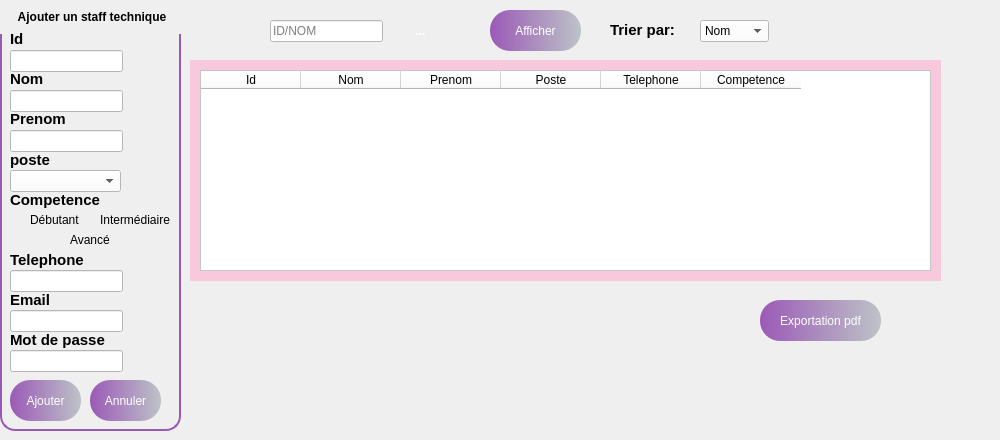
      <widget class="QWidget" name="tab">
       <attribute name="title">
        <string>Acceuil</string>
       </attribute>
       <widget class="QGroupBox" name="groupBox">
        <property name="geometry">
         <rect>
          <x>0</x>
          <y>0</y>
          <width>181</width>
          <height>431</height>
         </rect>
        </property>
        <property name="styleSheet">
         <string notr="true">QGroupBox {
    border: 2px solid #9B59B6;
    border-radius: 15px;
    margin-top: 20px;
    background: qlineargradient(spread:pad,
                                x1:0, y1:0,
                                x2:1, y2:0,
                                stop:0 #9B59B6,
                                stop:1 #BDC3C7);
    color: white;
    font-weight: bold;
    padding: 15px;
}

QGroupBox::title {
    subcontrol-origin: margin;
    subcontrol-position: top centre; 
    padding: 10px 20px; 
    border-radius: 15px; 
    background: qlineargradient(spread:pad,
                                x1:0, y1:0,
                                x2:1, y2:0,
                                stop:0 #9B59B6,
                                stop:1 #BDC3C7);
    color: black; 
    font-size: 20px; 
    font-weight: bold;

}
</string>
        </property>
        <property name="title">
         <string>Ajouter un staff technique</string>
        </property>
        <widget class="QLabel" name="label_6">
         <property name="geometry">
          <rect>
           <x>10</x>
           <y>70</y>
           <width>49</width>
           <height>16</height>
          </rect>
         </property>
         <property name="styleSheet">
          <string notr="true"> background: transparent;</string>
         </property>
         <property name="text">
          <string>&lt;html&gt;&lt;head/&gt;&lt;body&gt;&lt;p&gt;&lt;span style=&quot; font-size:11pt; font-weight:700; color:#000000;&quot;&gt;Nom&lt;/span&gt;&lt;/p&gt;&lt;/body&gt;&lt;/html&gt;</string>
         </property>
        </widget>
        <widget class="QLabel" name="label_8">
         <property name="geometry">
          <rect>
           <x>10</x>
           <y>110</y>
           <width>71</width>
           <height>16</height>
          </rect>
         </property>
         <property name="styleSheet">
          <string notr="true"> background: transparent;</string>
         </property>
         <property name="text">
          <string>&lt;html&gt;&lt;head/&gt;&lt;body&gt;&lt;p&gt;&lt;span style=&quot; font-size:11pt; font-weight:700; color:#000000;&quot;&gt;Prenom&lt;/span&gt;&lt;/p&gt;&lt;/body&gt;&lt;/html&gt;</string>
         </property>
        </widget>
        <widget class="QLabel" name="label_24">
         <property name="geometry">
          <rect>
           <x>10</x>
           <y>150</y>
           <width>49</width>
           <height>21</height>
          </rect>
         </property>
         <property name="styleSheet">
          <string notr="true"> background: transparent;</string>
         </property>
         <property name="text">
          <string>&lt;html&gt;&lt;head/&gt;&lt;body&gt;&lt;p&gt;&lt;span style=&quot; font-size:11pt; font-weight:700; color:#000000;&quot;&gt;poste&lt;/span&gt;&lt;/p&gt;&lt;/body&gt;&lt;/html&gt;</string>
         </property>
        </widget>
        <widget class="QLabel" name="label_25">
         <property name="geometry">
          <rect>
           <x>10</x>
           <y>250</y>
           <width>81</width>
           <height>21</height>
          </rect>
         </property>
         <property name="styleSheet">
          <string notr="true"> background: transparent;</string>
         </property>
         <property name="text">
          <string>&lt;html&gt;&lt;head/&gt;&lt;body&gt;&lt;p&gt;&lt;span style=&quot; font-size:11pt; font-weight:700; color:#000000;&quot;&gt;Telephone&lt;/span&gt;&lt;/p&gt;&lt;/body&gt;&lt;/html&gt;</string>
         </property>
        </widget>
        <widget class="QLabel" name="label_26">
         <property name="geometry">
          <rect>
           <x>10</x>
           <y>190</y>
           <width>91</width>
           <height>21</height>
          </rect>
         </property>
         <property name="styleSheet">
          <string notr="true"> background: transparent;</string>
         </property>
         <property name="text">
          <string>&lt;html&gt;&lt;head/&gt;&lt;body&gt;&lt;p&gt;&lt;span style=&quot; font-size:11pt; font-weight:700; color:#000000;&quot;&gt;Competence&lt;/span&gt;&lt;/p&gt;&lt;/body&gt;&lt;/html&gt;</string>
         </property>
        </widget>
        <widget class="QLineEdit" name="lineEdit_13">
         <property name="geometry">
          <rect>
           <x>10</x>
           <y>50</y>
           <width>113</width>
           <height>22</height>
          </rect>
         </property>
         <property name="styleSheet">
          <string notr="true">background-color: rgb(255, 255, 255);</string>
         </property>
        </widget>
        <widget class="QLineEdit" name="lineEdit_14">
         <property name="geometry">
          <rect>
           <x>10</x>
           <y>90</y>
           <width>113</width>
           <height>22</height>
          </rect>
         </property>
         <property name="styleSheet">
          <string notr="true">background-color: rgb(255, 255, 255);</string>
         </property>
        </widget>
        <widget class="QLineEdit" name="lineEdit_19">
         <property name="geometry">
          <rect>
           <x>10</x>
           <y>270</y>
           <width>113</width>
           <height>22</height>
          </rect>
         </property>
         <property name="styleSheet">
          <string notr="true">background-color: rgb(255, 255, 255);</string>
         </property>
        </widget>
        <widget class="QLineEdit" name="lineEdit_20">
         <property name="geometry">
          <rect>
           <x>10</x>
           <y>130</y>
           <width>113</width>
           <height>22</height>
          </rect>
         </property>
         <property name="styleSheet">
          <string notr="true">background-color: rgb(255, 255, 255);</string>
         </property>
        </widget>
        <widget class="QLabel" name="label_27">
         <property name="geometry">
          <rect>
           <x>10</x>
           <y>30</y>
           <width>49</width>
           <height>16</height>
          </rect>
         </property>
         <property name="styleSheet">
          <string notr="true"> background: transparent;</string>
         </property>
         <property name="text">
          <string>&lt;html&gt;&lt;head/&gt;&lt;body&gt;&lt;p&gt;&lt;span style=&quot; font-size:11pt; font-weight:700; color:#000000;&quot;&gt;Id&lt;/span&gt;&lt;/p&gt;&lt;/body&gt;&lt;/html&gt;</string>
         </property>
        </widget>
        <widget class="QComboBox" name="comboBox_6">
         <property name="geometry">
          <rect>
           <x>10</x>
           <y>170</y>
           <width>111</width>
           <height>22</height>
          </rect>
         </property>
         <property name="styleSheet">
          <string notr="true">background-color: rgb(255, 255, 255);</string>
         </property>
         <item>
          <property name="text">
           <string/>
          </property>
         </item>
         <item>
          <property name="text">
           <string>Responsable de Staff technique</string>
          </property>
         </item>
         <item>
          <property name="text">
           <string>Responsable de Client</string>
          </property>
         </item>
         <item>
          <property name="text">
           <string>Responsable de Materiel</string>
          </property>
         </item>
         <item>
          <property name="text">
           <string>Responsable de Projet</string>
          </property>
         </item>
         <item>
          <property name="text">
           <string>Responsable de Sponsor</string>
          </property>
         </item>
         <item>
          <property name="text">
           <string>Responsable de Createur</string>
          </property>
         </item>
        </widget>
        <widget class="QRadioButton" name="radioButton">
         <property name="geometry">
          <rect>
           <x>10</x>
           <y>210</y>
           <width>89</width>
           <height>20</height>
          </rect>
         </property>
         <property name="styleSheet">
          <string notr="true"> background: transparent;
</string>
         </property>
         <property name="text">
          <string>Débutant</string>
         </property>
        </widget>
        <widget class="QRadioButton" name="radioButton_2">
         <property name="geometry">
          <rect>
           <x>80</x>
           <y>210</y>
           <width>91</width>
           <height>20</height>
          </rect>
         </property>
         <property name="styleSheet">
          <string notr="true"> background: transparent;</string>
         </property>
         <property name="text">
          <string>Intermédiaire</string>
         </property>
        </widget>
        <widget class="QRadioButton" name="radioButton_3">
         <property name="geometry">
          <rect>
           <x>50</x>
           <y>230</y>
           <width>89</width>
           <height>20</height>
          </rect>
         </property>
         <property name="styleSheet">
          <string notr="true"> background: transparent;</string>
         </property>
         <property name="text">
          <string>Avancé</string>
         </property>
        </widget>
        <widget class="QToolButton" name="toolButton_15">
         <property name="geometry">
          <rect>
           <x>10</x>
           <y>380</y>
           <width>71</width>
           <height>41</height>
          </rect>
         </property>
         <property name="styleSheet">
          <string notr="true">QToolButton { border: none; border-radius: 20px; color: white; padding: 1px; background: qlineargradient(spread:pad, x1:0, y1:0, x2:1, y2:0, stop:0 #9B59B6, stop:1 #BDC3C7); } QToolButton:hover { background: qlineargradient(spread:pad, x1:0, y1:0, x2:1, y2:0, stop:0 #BDC3C7, stop:1 #F8C8DC);}</string>
         </property>
         <property name="text">
          <string>Ajouter</string>
         </property>
        </widget>
        <widget class="QLabel" name="label_40">
         <property name="geometry">
          <rect>
           <x>10</x>
           <y>290</y>
           <width>81</width>
           <height>21</height>
          </rect>
         </property>
         <property name="styleSheet">
          <string notr="true"> background: transparent;</string>
         </property>
         <property name="text">
          <string>&lt;html&gt;&lt;head/&gt;&lt;body&gt;&lt;p&gt;&lt;span style=&quot; font-size:11pt; font-weight:700; color:#000000;&quot;&gt;Email&lt;/span&gt;&lt;/p&gt;&lt;/body&gt;&lt;/html&gt;</string>
         </property>
        </widget>
        <widget class="QLineEdit" name="staffEmailLineEdit">
         <property name="geometry">
          <rect>
           <x>10</x>
           <y>310</y>
           <width>113</width>
           <height>22</height>
          </rect>
         </property>
         <property name="styleSheet">
          <string notr="true">background-color: rgb(255, 255, 255);</string>
         </property>
        </widget>
        <widget class="QLabel" name="label_41">
         <property name="geometry">
          <rect>
           <x>10</x>
           <y>330</y>
           <width>111</width>
           <height>21</height>
          </rect>
         </property>
         <property name="styleSheet">
          <string notr="true"> background: transparent;</string>
         </property>
         <property name="text">
          <string>&lt;html&gt;&lt;head/&gt;&lt;body&gt;&lt;p&gt;&lt;span style=&quot; font-size:11pt; font-weight:700; color:#000000;&quot;&gt;Mot de passe&lt;/span&gt;&lt;/p&gt;&lt;/body&gt;&lt;/html&gt;</string>
         </property>
        </widget>
        <widget class="QLineEdit" name="staffMotDePasseLineEdit">
         <property name="geometry">
          <rect>
           <x>10</x>
           <y>350</y>
           <width>113</width>
           <height>22</height>
          </rect>
         </property>
         <property name="styleSheet">
          <string notr="true">background-color: rgb(255, 255, 255);</string>
         </property>
        </widget>
        <widget class="QToolButton" name="staffCancelForm">
         <property name="geometry">
          <rect>
           <x>90</x>
           <y>380</y>
           <width>71</width>
           <height>41</height>
          </rect>
         </property>
         <property name="styleSheet">
          <string notr="true">QToolButton { border: none; border-radius: 20px; color: white; padding: 1px; background: qlineargradient(spread:pad, x1:0, y1:0, x2:1, y2:0, stop:0 #9B59B6, stop:1 #BDC3C7); } QToolButton:hover { background: qlineargradient(spread:pad, x1:0, y1:0, x2:1, y2:0, stop:0 #BDC3C7, stop:1 #F8C8DC);}</string>
         </property>
         <property name="text">
          <string>Annuler</string>
         </property>
        </widget>
       </widget>
       <widget class="QLineEdit" name="lineEdit_21">
        <property name="geometry">
         <rect>
          <x>270</x>
          <y>20</y>
          <width>113</width>
          <height>22</height>
         </rect>
        </property>
        <property name="styleSheet">
         <string notr="true">background-color: rgb(255, 255, 255);</string>
        </property>
        <property name="text">
         <string/>
        </property>
        <property name="placeholderText">
         <string>ID/NOM</string>
        </property>
       </widget>
       <widget class="QLabel" name="label_28">
        <property name="geometry">
         <rect>
          <x>610</x>
          <y>20</y>
          <width>71</width>
          <height>21</height>
         </rect>
        </property>
        <property name="text">
         <string>&lt;html&gt;&lt;head/&gt;&lt;body&gt;&lt;p&gt;&lt;span style=&quot; font-size:11pt; font-weight:700; color:#000000;&quot;&gt;Trier par:&lt;/span&gt;&lt;/p&gt;&lt;/body&gt;&lt;/html&gt;</string>
        </property>
       </widget>
       <widget class="QComboBox" name="comboBox">
        <property name="geometry">
         <rect>
          <x>700</x>
          <y>20</y>
          <width>69</width>
          <height>22</height>
         </rect>
        </property>
        <property name="styleSheet">
         <string notr="true">background-color: rgb(255, 255, 255);</string>
        </property>
        <item>
         <property name="text">
          <string>Nom</string>
         </property>
        </item>
        <item>
         <property name="text">
          <string>Poste</string>
         </property>
        </item>
        <item>
         <property name="text">
          <string>Competence</string>
         </property>
        </item>
       </widget>
       <widget class="QWidget" name="widget_4" native="true">
        <property name="geometry">
         <rect>
          <x>190</x>
          <y>60</y>
          <width>751</width>
          <height>221</height>
         </rect>
        </property>
        <property name="styleSheet">
         <string notr="true">background-color: rgb(248, 200, 220);</string>
        </property>
        <widget class="QTableWidget" name="tableWidget_3">
         <property name="geometry">
          <rect>
           <x>10</x>
           <y>10</y>
           <width>731</width>
           <height>201</height>
          </rect>
         </property>
         <property name="styleSheet">
          <string notr="true">background-color: rgb(255, 255, 255);
color: rgb(0, 0, 0);</string>
         </property>
         <column>
          <property name="text">
           <string>Id</string>
          </property>
         </column>
         <column>
          <property name="text">
           <string>Nom</string>
          </property>
         </column>
         <column>
          <property name="text">
           <string>Prenom</string>
          </property>
         </column>
         <column>
          <property name="text">
           <string>Poste</string>
          </property>
         </column>
         <column>
          <property name="text">
           <string>Telephone</string>
          </property>
         </column>
         <column>
          <property name="text">
           <string>Competence</string>
          </property>
         </column>
        </widget>
       </widget>
       <widget class="QToolButton" name="toolButton_23">
        <property name="geometry">
         <rect>
          <x>490</x>
          <y>10</y>
          <width>91</width>
          <height>41</height>
         </rect>
        </property>
        <property name="styleSheet">
         <string notr="true">QToolButton { border: none; border-radius: 20px; color: white; padding: 1px; background: qlineargradient(spread:pad, x1:0, y1:0, x2:1, y2:0, stop:0 #9B59B6, stop:1 #BDC3C7); } QToolButton:hover { background: qlineargradient(spread:pad, x1:0, y1:0, x2:1, y2:0, stop:0 #BDC3C7, stop:1 #F8C8DC);}</string>
        </property>
        <property name="text">
         <string>Afficher</string>
        </property>
       </widget>
       <widget class="QToolButton" name="pdf">
        <property name="geometry">
         <rect>
          <x>760</x>
          <y>300</y>
          <width>121</width>
          <height>41</height>
         </rect>
        </property>
        <property name="styleSheet">
         <string notr="true">QToolButton { border: none; border-radius: 20px; color: white; padding: 1px; background: qlineargradient(spread:pad, x1:0, y1:0, x2:1, y2:0, stop:0 #9B59B6, stop:1 #BDC3C7); } QToolButton:hover { background: qlineargradient(spread:pad, x1:0, y1:0, x2:1, y2:0, stop:0 #BDC3C7, stop:1 #F8C8DC);}</string>
        </property>
        <property name="text">
         <string>Exportation pdf</string>
        </property>
       </widget>
       <widget class="QToolButton" name="toolButton_25">
        <property name="geometry">
         <rect>
          <x>940</x>
          <y>210</y>
          <width>51</width>
          <height>41</height>
         </rect>
        </property>
        <property name="styleSheet">
         <string notr="true">QToolButton {
    border: none;
    border-radius: 20px;
    color: white;
    padding: 5px;
    background: qlineargradient(spread:pad,
                                x1:0, y1:0,
                                x2:1, y2:0,
                                stop:0 #F8C8DC,
                                stop:1 #BDC3C7);
    font-weight: bold;
}

QToolButton:hover {
    background: qlineargradient(spread:pad,
                                x1:0, y1:0,
                                x2:1, y2:0,
                                stop:0 #BDC3C7,
                                stop:1 #F8C8DC);
    color: black;
}
</string>
        </property>
        <property name="text">
         <string/>
        </property>
        <property name="icon">
         <iconset theme="QIcon::ThemeIcon::EditDelete"/>
        </property>
        <property name="iconSize">
         <size>
          <width>30</width>
          <height>30</height>
         </size>
        </property>
       </widget>
       <widget class="QToolButton" name="toolButton_26">
        <property name="geometry">
         <rect>
          <x>940</x>
          <y>130</y>
          <width>51</width>
          <height>41</height>
         </rect>
        </property>
        <property name="styleSheet">
         <string notr="true">QToolButton {
    border: none;
    border-radius: 20px;
    color: white;
    padding: 5px;
    background: qlineargradient(spread:pad,
                                x1:0, y1:0,
                                x2:1, y2:0,
                                stop:0 #F8C8DC,
                                stop:1 #BDC3C7);
    font-weight: bold;
}

QToolButton:hover {
    background: qlineargradient(spread:pad,
                                x1:0, y1:0,
                                x2:1, y2:0,
                                stop:0 #BDC3C7,
                                stop:1 #F8C8DC);
    color: black;
}
</string>
        </property>
        <property name="text">
         <string/>
        </property>
        <property name="icon">
         <iconset theme="QIcon::ThemeIcon::MailMessageNew"/>
        </property>
        <property name="iconSize">
         <size>
          <width>30</width>
          <height>30</height>
         </size>
        </property>
       </widget>
       <widget class="QToolButton" name="toolButton_27">
        <property name="geometry">
         <rect>
          <x>400</x>
          <y>10</y>
          <width>41</width>
          <height>41</height>
         </rect>
        </property>
        <property name="styleSheet">
         <string notr="true">QToolButton {
    border: none;
    border-radius: 20px;
    color: white;
    padding: 5px;
    background: qlineargradient(spread:pad,
                                x1:0, y1:0,
                                x2:1, y2:0,
                                stop:0 #F8C8DC,
                                stop:1 #BDC3C7);
    font-weight: bold;
}

QToolButton:hover {
    background: qlineargradient(spread:pad,
                                x1:0, y1:0,
                                x2:1, y2:0,
                                stop:0 #BDC3C7,
                                stop:1 #F8C8DC);
    color: black;
}
</string>
        </property>
        <property name="text">
         <string>...</string>
        </property>
        <property name="icon">
         <iconset theme="QIcon::ThemeIcon::SystemSearch"/>
        </property>
        <property name="iconSize">
         <size>
          <width>30</width>
          <height>30</height>
         </size>
        </property>
       </widget>
      </widget>
